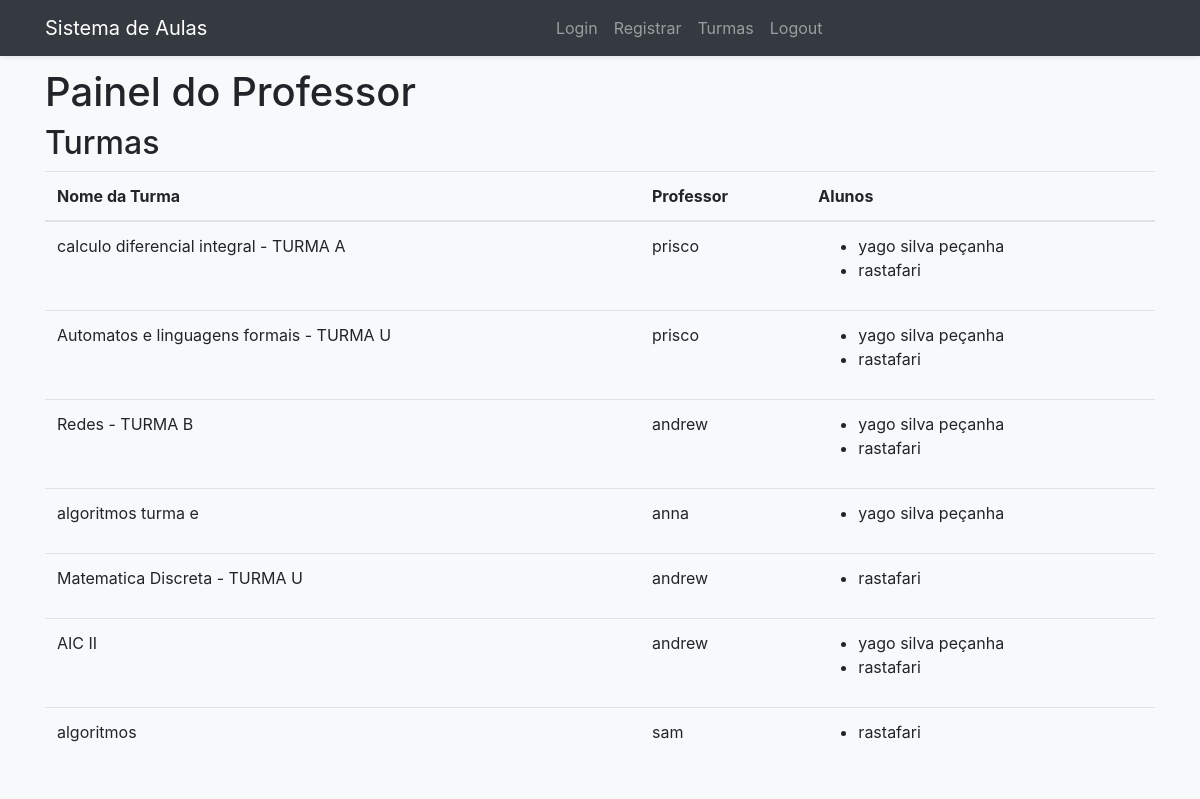
Screenshot of /professor_dashboard with the database file from the repository.
### models.py (models this page shows)
class Turma(db.Model):
    id = db.Column(db.Integer, primary_key=True)
    name = db.Column(db.String(80), nullable=False)
    professor_id = db.Column(db.Integer, db.ForeignKey('professor.id'), nullable=False)
    professor = db.relationship('Professor', backref=db.backref('turmas', lazy=True))
    alunos = db.relationship('Aluno', secondary='turma_aluno', backref=db.backref('turmas', lazy=True))

class Professor(db.Model):
    id = db.Column(db.Integer, primary_key=True)
    username = db.Column(db.String(80), unique=True, nullable=False)
    password = db.Column(db.String(120), nullable=False)

class Aluno(db.Model):
    id = db.Column(db.Integer, primary_key=True)
    username = db.Column(db.String(80), unique=True, nullable=False)
    password = db.Column(db.String(120), nullable=False)

### app.py (the view)
@app.route('/professor_dashboard')
def professor_dashboard():
    turmas = Turma.query.all() # Busca todas as turmas no banco de dados
    return render_template('professor_dashboard.html', turmas=turmas)

### templates/professor_dashboard.html (shortened to what this page needs)
<!DOCTYPE html>
<html lang="pt-br">
<head>
    <link rel="stylesheet" href="{{ url_for('static', filename='css/bootstrap.min.css') }}">
</head>
<body>
    <nav class="navbar navbar-expand-lg navbar-dark bg-dark fixed-top shadow-sm">
        <div class="container">
            <a class="navbar-brand" href="{{ url_for('dashboard') }}">
                 Sistema de Aulas
            </a>
            <div class="collapse navbar-collapse" id="navbarNav">
                <ul class="navbar-nav mx-auto">
                    <li class="nav-item">
                        <a class="nav-link" href="{{ url_for('login') }}">
                             Login
                        </a>
                    </li>
                    <li class="nav-item">
                        <a class="nav-link" href="{{ url_for('register') }}">
                             Registrar
                        </a>
                    </li>
                    <li class="nav-item">
                        <a class="nav-link" href="{{ url_for('professor_dashboard') }}">
                             Turmas
                        </a>
                    </li>
                    <li class="nav-item">
                        <a class="nav-link" href="{{ url_for('logout') }}">
                             Logout
                        </a>
                    </li>
                </ul>
            </div>
        </div>
    </nav>
    <div class="container">
        <h1>Painel do Professor</h1>
        <h2>Turmas</h2>
        <table class="table">
            <thead>
                <tr>
                    <th>Nome da Turma</th>
                    <th>Professor</th>
                    <th>Alunos</th>
                </tr>
            </thead>
            <tbody>
                {% for turma in turmas %}
                <tr>
                    <td>{{ turma.name }}</td>
                    <td>{{ turma.professor.username }}</td>
                    <td>
                        <ul>
                            {% for aluno in turma.alunos %}
                            <li>{{ aluno.username }}</li>
                            {% endfor %}
                        </ul>
                    </td>
                </tr>
                {% endfor %}
            </tbody>
        </table>
    </div>
</body>
</html>

### templates/professor_dashboard.html (style rules this page uses)
body { display: flex; flex-direction: column; justify-content: center; align-items: center; height: 100vh; background-color: #f8f9fa; padding-top: 56px; }
.navbar-nav { margin: 0 auto; }

### rows the page displays
Turma: name "calculo diferencial integral - TURMA A", professor.username "prisco"
Aluno: username "yago silva peçanha"
Aluno: username "rastafari"
Turma: name "Automatos e linguagens formais - TURMA U", professor.username "prisco"
Turma: name "Redes - TURMA B", professor.username "andrew"
Turma: name "algoritmos turma e", professor.username "anna"
Turma: name "Matematica Discreta - TURMA U", professor.username "andrew"
Turma: name "AIC II", professor.username "andrew"
Turma: name "algoritmos", professor.username "sam"
